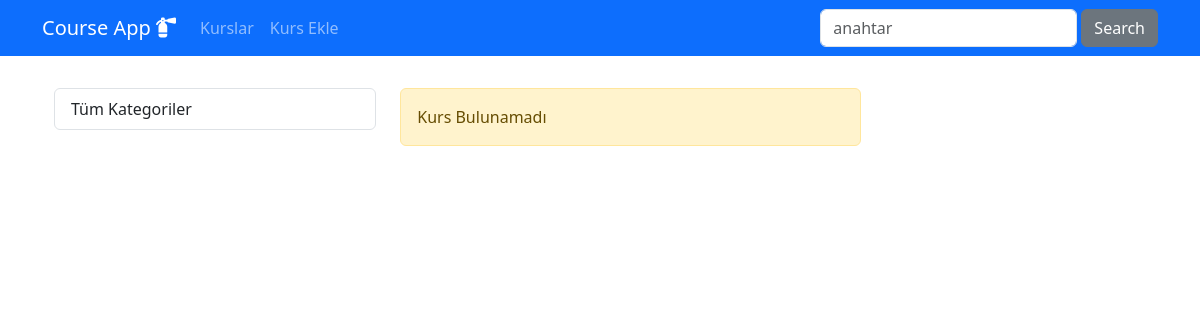
Before: /kurslar/ with the older database file.
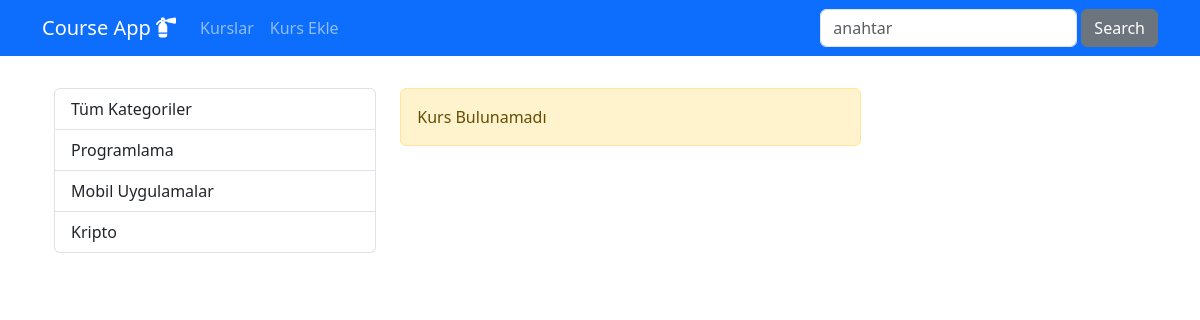
After: the same page with the newer database file.
### courses/models.py (models this page shows, shortened)
class Category(models.Model):
    name = models.CharField(max_length=40)
    slug = models.SlugField(default="", null=False, unique=True,db_index=True, max_length=50)

### courses/views.py (the view)
# urls.py: path('', views.index, name="index"),
def index (request):
    kurslar = Course.objects.filter(isActive=1, isHome=1)
    kategoriler = Category.objects.all()
    return render(request, "courses/index.html",{
        "categories": kategoriler,
        "courses" : kurslar
    })

### courses/templates/courses/index.html (shortened to what this page needs)
{% extends 'layout.html' %}
{% load static %}
{% block content %}
    <div class="container mt-3">
        <div class="row">
            <div class="col-5">
                {% include "courses/partials/_categories.html" %}
                </div>
            <div class="col-7">
                {% if page_obj.object_list|length == 0 %}
                    <div class="alert alert-warning">Kurs Bulunamadı</div>
                {% endif %}
            </div>
            </div>
        </div>
    </div>
{% endblock content %}

### courses/templates/courses/partials/_categories.html
<div class="list-group">
    <a href="/kurslar" class="list-group-item list-group-item-action">Tüm Kategoriler</a>
    {% for category in categories %}
    <a href="{% url 'courses_by_category' category.slug %}"
    class="list-group-item list-group-item-action {% if seciliKategori == category.slug %}active{% endif %}">
    {{category.name | title}}</a>
    {% endfor %}
</div>

Changed rows visible on the page:
added Category: name "Programlama"
added Category: name "Mobil Uygulamalar"
added Category: name "Kripto"
